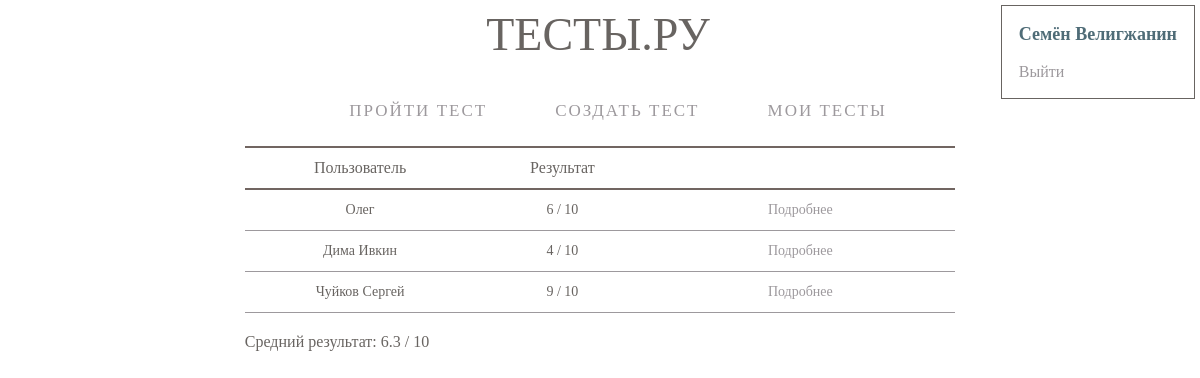
/statistic/1/ (signed in), run on the app's committed database.
### tables this page shows
CREATE TABLE user
(
    user_id  INTEGER not null
        primary key autoincrement
        unique,
    name     TEXT,
    password TEXT
);

CREATE TABLE trying
(
    trying_id INTEGER not null
        primary key autoincrement,
    user_id   INTEGER not null
        constraint lnk_user_trying
            references user,
    test_id   INTEGER not null
        constraint lnk_test_trying
            references test
);

### app/routes.py (the view)
@app.route('/statistic/<int:test_id>/')
def statistic(test_id):
    if not check_user():
        return redirect(url_for('login', locate=f'/edit/{test_id}'))
    if not db.test_permission(session['user_id'], test_id):
        abort(404)
    return render_template('statistic.html',
                           user=db.get_user_name_by_id(session['user_id']),
                           tryings=db.get_tryings_by_test_id(test_id),
                           avg_result=db.get_avg_results(test_id))

### app/database.py (called while the page is built)
def sql_exec(sql: str):
    connection = sqlite3.connect('form.sqlite')
    cursor = connection.cursor()
    result = cursor.execute(sql)
    connection.commit()
    return result

def get_user_name_by_id(user_id) -> str:
    for (name,) in sql_exec(f"""
        SELECT name FROM user WHERE user_id='{user_id}'
    """):
        return name

def test_permission(user_id, test_id) -> bool:
    for (test_id,) in sql_exec(f"""
        SELECT test_id FROM test WHERE user_id='{user_id}' AND test_id='{test_id}'
    """):
        return test_id is not None

def get_result(trying_id):
    for (true_answers, all_answers) in sql_exec(F"""
        SELECT
            (SELECT COUNT(trying_answer.test_answer_id) FROM trying_answer
                JOIN true_answer ta on trying_answer.test_answer_id = ta.test_answer_id
                WHERE trying_answer.trying_id = '{trying_id}'),
            COUNT(test_question_id)
        FROM test_question
        WHERE test_id = (SELECT test_id FROM trying WHERE trying_id = '{trying_id}')
    """):
        return {'true': true_answers, 'all': all_answers}

def get_tryings_by_test_id(test_id):
    for (user_name, trying_id) in sql_exec(f"""
        SELECT u.name, trying_id FROM trying
        JOIN user u on trying.user_id = u.user_id
        WHERE test_id = '{test_id}'
    """):
        yield {'user_name': user_name, 'trying_id': trying_id, **get_result(trying_id)}

def get_avg_results(test_id):
    for (avg_true_answers, all_question) in sql_exec(f"""
        SELECT
            ROUND(CAST(COUNT(true_answer.test_answer_id) AS FLOAT) / COUNT(DISTINCT u.user_id), 1),
            (SELECT COUNT(test_question_id) FROM test_question WHERE test_id = '{test_id}')
        FROM true_answer
        JOIN test_answer ta on true_answer.test_answer_id = ta.test_answer_id
        JOIN trying_answer t on ta.test_answer_id = t.test_answer_id
        JOIN trying t2 on t.trying_id = t2.trying_id
        JOIN user u on t2.user_id = u.user_id
        WHERE t2.test_id = '{test_id}'
    """):
        return {'avg': avg_true_answers, 'all': all_question}

### app/routes.py (called while the page is built)
def check_user():
    return "user_id" in session

### app/templates/statistic.html
{% extends "base.html" %}
{% block content %}
<table id="statistic-table">
    <tr>
        <th>Пользователь</th>
        <th>Результат</th>
        <th></th>
    </tr>
    {% for trying in tryings %}
    <tr>
        <td>{{trying.user_name}}</td>
        <td>{{trying.true}} / {{trying.all}}</td>
        <td><a href="{{url_for('results', trying_id=trying.trying_id)}}">Подробнее</a></td>
    </tr>
    {% endfor %}
</table>
<div class="statistic">
    <p>Средний результат: {{avg_result.avg}} / {{avg_result.all}}</p>
</div>
{% endblock %}

### app/templates/base.html (shortened to what this page needs)
<!DOCTYPE html>
<html lang="en">
<head>
    <link href="{{url_for('static', filename='style.css')}}" rel="stylesheet">
</head>
<body>
<div id="user">
    {% if user %}
    <p><b>{{user}}</b></p>
    <a href="{{url_for('logout')}}">Выйти</a>
    {% else %}
    <a href="{{url_for('login', locate='profile')}}">Войти</a>
    {% endif %}
</div>
<div id="header">ТЕСТЫ.РУ</div>
<ul class="menu-main">
    <li><a href="/">Пройти тест</a></li>
    <li><a href="/create/">Создать тест</a></li>
    <li><a href="/profile/">Мои тесты</a></li>
</ul>
<div id="base">
    {% block content %}{% endblock %}
</div>
</body>
</html>

### app/static/style.css (style rules this page uses)
#base { width: 60%; margin: 0 auto; }
#header { text-align: center; margin: 0 34px 0 30px; font-size: 46px; color: #686461; }
.menu-main { list-style: none; margin: 40px 0 5px; text-align: center; background: white; }
.menu-main li { display: inline-block; }
.menu-main li:last-child:after { content: none; }
.menu-main a { text-decoration: none; letter-spacing: 2px; position: relative; padding-bottom: 20px; margin: 0 34px 0 30px; font-size: 17px; text-transform: uppercase; display: inline-block; transition: color .1s; }
.menu-main a, .menu-main a:visited { color: #9d999d; }
#user { position: absolute; top: 10px; right: 10px; }
#tests, #results, #statistic-table { width: 100%; border: none; margin-bottom: 20px; border-collapse: collapse; font-size: 14px; }
#tests tbody td, #results tbody td, #statistic-table tbody td { padding: 10px; font-size: 14px; line-height: 20px; color: #686461; border-top: 1px solid #9d999d; border-bottom: 1px solid #9d999d; text-align: center; }
#results th, #statistic-table th { padding: 10px; font-weight: 500; font-size: 16px; line-height: 20px; text-align: center; color: #686461; border-top: 2px solid #716561; border-bottom: 2px solid #716561; }
.table-btn, #statistic-table a { position: relative; margin: 0 34px 0 30px; text-decoration: none; color: #9d999d; }
#user { position: fixed; top: 5px; right: 5px; padding-right: 17px; padding-left: 17px; padding-bottom: 17px; border: 1px solid #686461; }
#user p { color: #4F6C77; font-size: 18px; }
#user a { text-decoration: none; color: #9d999d; }
.statistic { color: #686461; }

### data on the page
user: name "Семён Велигжанин"
trying: user_name "Олег", true "6", all "10"
trying: user_name "Дима Ивкин", true "4", all "10"
trying: user_name "Чуйков Сергей", true "9", all "10"

### other printed values
{{ avg_result.avg }} "6.3"
{{ avg_result.all }} "10"
